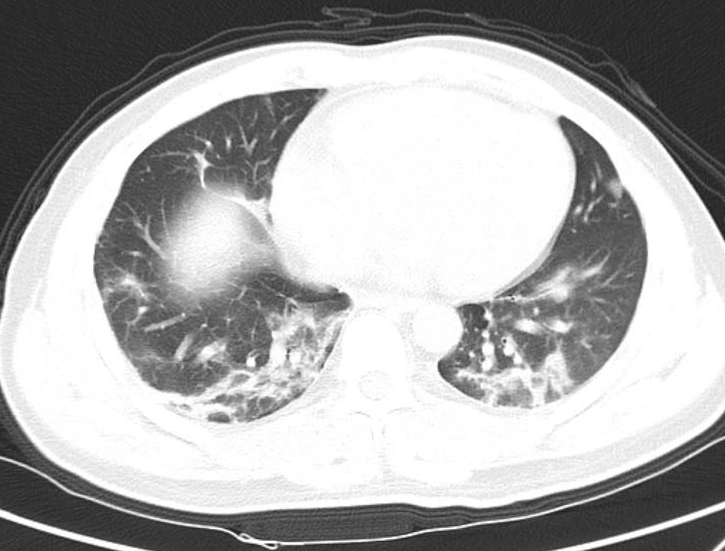
#> input picture imageFilters/Covid19Pos-LungCT.png, 725 x 551 px
$ jupyter execute ImageFilters.ipynb   (older library calls are emulated)
#> lines starting #> are read from the running program, lines starting #| are printed output that depends on the picture
[cell 1]
import cv2
import matplotlib.pyplot as plt
import numpy as np


img_path = "Covid19Pos-LungCT.png"
img = cv2.imread(img_path)
#> img is the input picture: shape (551, 725, 3); min 24, max 255, mean 173.6

[cell 2]
def low_pass_filter(img_path, kernel_size):
    img = cv2.imread(img_path)
    kernel = np.ones([kernel_size, kernel_size], dtype=int)
    kernel_sum = sum(kernel)
    kernel = kernel / kernel_sum
    img_rst = cv2.filter2D(img, -1, kernel)
    plt.subplot(1,2,1), plt.imshow(img, cmap="gray")
    plt.title("Original"), plt.xticks([]), plt.yticks([])
    plt.subplot(1,2,2), plt.imshow(img_rst, cmap="gray")
    plt.title("Low pass Filter"), plt.xticks([]), plt.yticks([])

[cell 3]
low_pass_filter(img_path, 1)
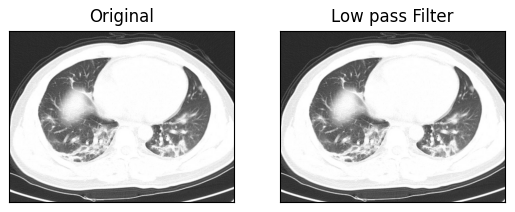
#> figure drawn by matplotlib, 2 panels

[cell 4]
def averaging(img_path, kernel_size):
#> called with img_path = 'Covid19Pos-LungCT.png', kernel_size = 10
    img = cv2.imread(img_path)
    blur = cv2.blur(img,(kernel_size, kernel_size))
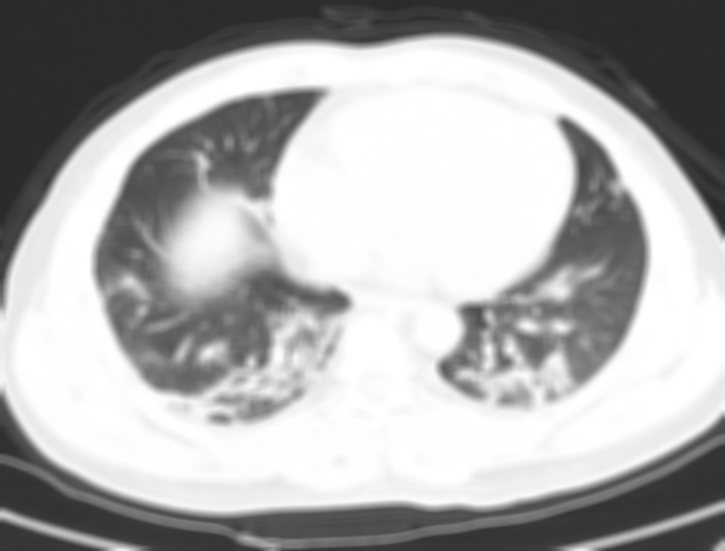
#> blur: shape (551, 725, 3); min 41, max 255, mean 173.6
    plt.subplot(1,2,1), plt.imshow(img, cmap="gray")
    plt.title("Original"), plt.xticks([]), plt.yticks([])
    plt.subplot(1,2,2), plt.imshow(blur, cmap="gray")
    plt.title("Average Filter"), plt.xticks([]), plt.yticks([])

[cell 5]
averaging(img_path, 10)
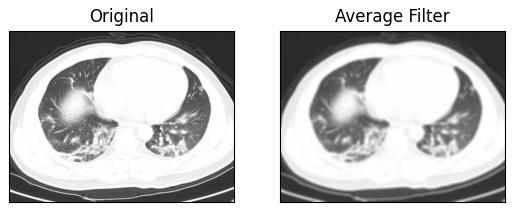
#> figure drawn by matplotlib, 2 panels

[cell 6]
def gaussian(img_path, kernelx, kernely):
#> called with img_path = 'Covid19Pos-LungCT.png', kernelx = 3, kernely = 3
    img = cv2.imread(img_path)
    blur = cv2.GaussianBlur(img, (kernelx, kernely), 0)
    plt.subplot(1,2,1), plt.imshow(img, cmap="gray")
    plt.title("Original"), plt.xticks([]), plt.yticks([])
    plt.subplot(1,2,2), plt.imshow(blur, cmap="gray")
    plt.title("Gaussian Filter output"), plt.xticks([]), plt.yticks([])

[cell 7]
gaussian(img_path, 3, 3)

[cell 8]
# cv2.medianBlur() computes the median of all the pixels under the kernel
## window and the central pixel is replaced with this median value
def median(img_path, kernel):
# The kernel size must be a positive odd integer.
#> called with img_path = 'Covid19Pos-LungCT.png', kernel = 3
    img = cv2.imread(img_path)
    blur = cv2.medianBlur(img, kernel)
    plt.subplot(1,2,1), plt.imshow(img, cmap="gray")
    plt.title("Original"), plt.xticks([]), plt.yticks([])
    plt.subplot(1,2,2), plt.imshow(blur, cmap="gray")
    plt.title("Median Filter output"), plt.xticks([]), plt.yticks([])

[cell 9]
median(img_path, 3)

[cell 10]
def bilateralFilter (img_path):
#> called with img_path = 'Covid19Pos-LungCT.png'
    img = cv2.imread(img_path)
    blur = cv2.bilateralFilter(img,9,75,75)
    plt.subplot(1,2,1), plt.imshow(img, cmap="gray")
    plt.title("Original"), plt.xticks([]), plt.yticks([])
    plt.subplot(1,2,2), plt.imshow(blur, cmap="gray")
    plt.title("Bilateral Filter output"), plt.xticks([]), plt.yticks([])

[cell 11]
bilateralFilter(img_path)

[cell 12]
def gradient(img_path):
#> called with img_path = 'Covid19Pos-LungCT.png'
    img = cv2.imread(img_path,0)
#> img: shape (551, 725); min 24, max 255, mean 173.6

    laplacian = cv2.Laplacian(img,cv2.CV_64F)
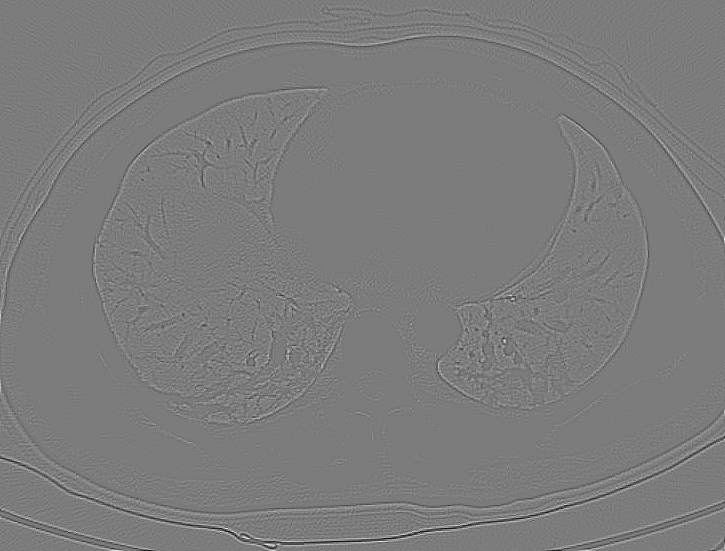
#> laplacian: shape (551, 725) float64; min -205, max 215, mean 0; drawn with min black and max white
    sobelx = cv2.Sobel(img,cv2.CV_64F,1,0,ksize=5)
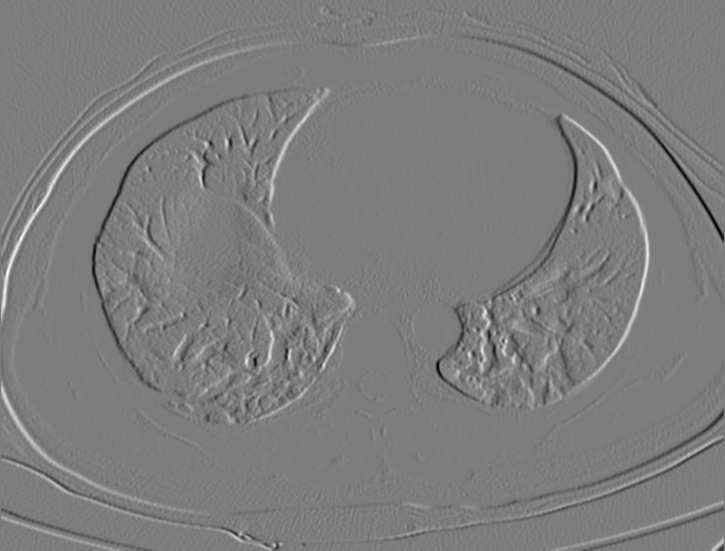
#> sobelx: shape (551, 725) float64; min -7696, max 8005, mean 6.3; drawn with min black and max white
    sobely = cv2.Sobel(img,cv2.CV_64F,0,1,ksize=5)
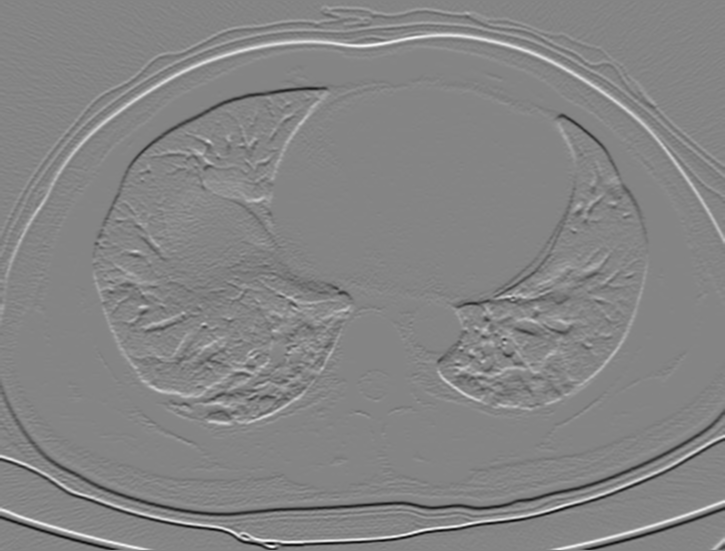
#> sobely: shape (551, 725) float64; min -10110, max 9299, mean 7.6; drawn with min black and max white

    plt.subplot(2,2,1),plt.imshow(img,cmap = 'gray')
    plt.title('Original'), plt.xticks([]), plt.yticks([])
    plt.subplot(2,2,2),plt.imshow(laplacian,cmap = 'gray')
    plt.title('Laplacian'), plt.xticks([]), plt.yticks([])
    plt.subplot(2,2,3),plt.imshow(sobelx,cmap = 'gray')
    plt.title('Sobel X'), plt.xticks([]), plt.yticks([])
    plt.subplot(2,2,4),plt.imshow(sobely,cmap = 'gray')
    plt.title('Sobel Y'), plt.xticks([]), plt.yticks([])

    plt.show()

[cell 13]
gradient(img_path)

[cell 14]
def canny(img_path):
#> called with img_path = 'Covid19Pos-LungCT.png'
    img = cv2.imread(img_path,0)
    edges = cv2.Canny(img,100,200)
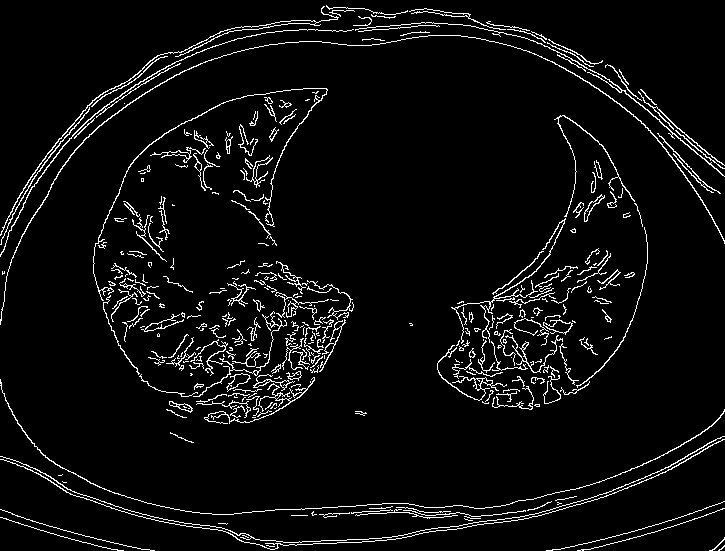
#> edges: shape (551, 725); 5.1% white in thin lines or dots

    plt.subplot(121),plt.imshow(img,cmap = 'gray')
    plt.title('Original Image'), plt.xticks([]), plt.yticks([])
    plt.subplot(122),plt.imshow(edges,cmap = 'gray')
    plt.title('Edge Image'), plt.xticks([]), plt.yticks([])

    plt.show()
